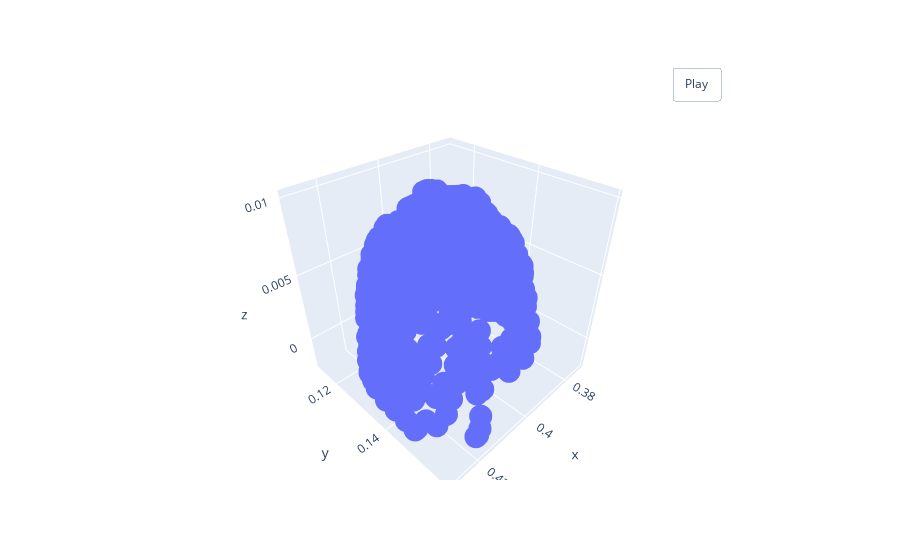

Notebook source saved alongside this figure:
### Code cell
visualize_rotate([go.Scatter3d(x=x, y=y, z=z,mode='markers')]).show()

### Figure 1 — Plotly figure (JSON) as saved in the notebook; plotly's stock layout.template omitted (floating-point values rounded to 4 significant figures; data arrays with more than 128 entries replaced by an {"elided": "..."} marker saying what was removed)
{"data": [{"mode": "markers", "type": "scatter3d", "x": {"elided": "905 float values"}, "y": {"elided": "905 float values"}, "z": {"elided": "905 float values"}}], "layout": {"updatemenus": [{"buttons": [{"args": [null, {"frame": {"duration": 50, "redraw": true}, "fromcurrent": true, "mode": "immediate", "transition": {"duration": 0}}], "label": "Play", "method": "animate"}], "pad": {"r": 10, "t": 45}, "showactive": false, "type": "buttons", "x": 0.8, "xanchor": "left", "y": 1, "yanchor": "bottom"}]}}
